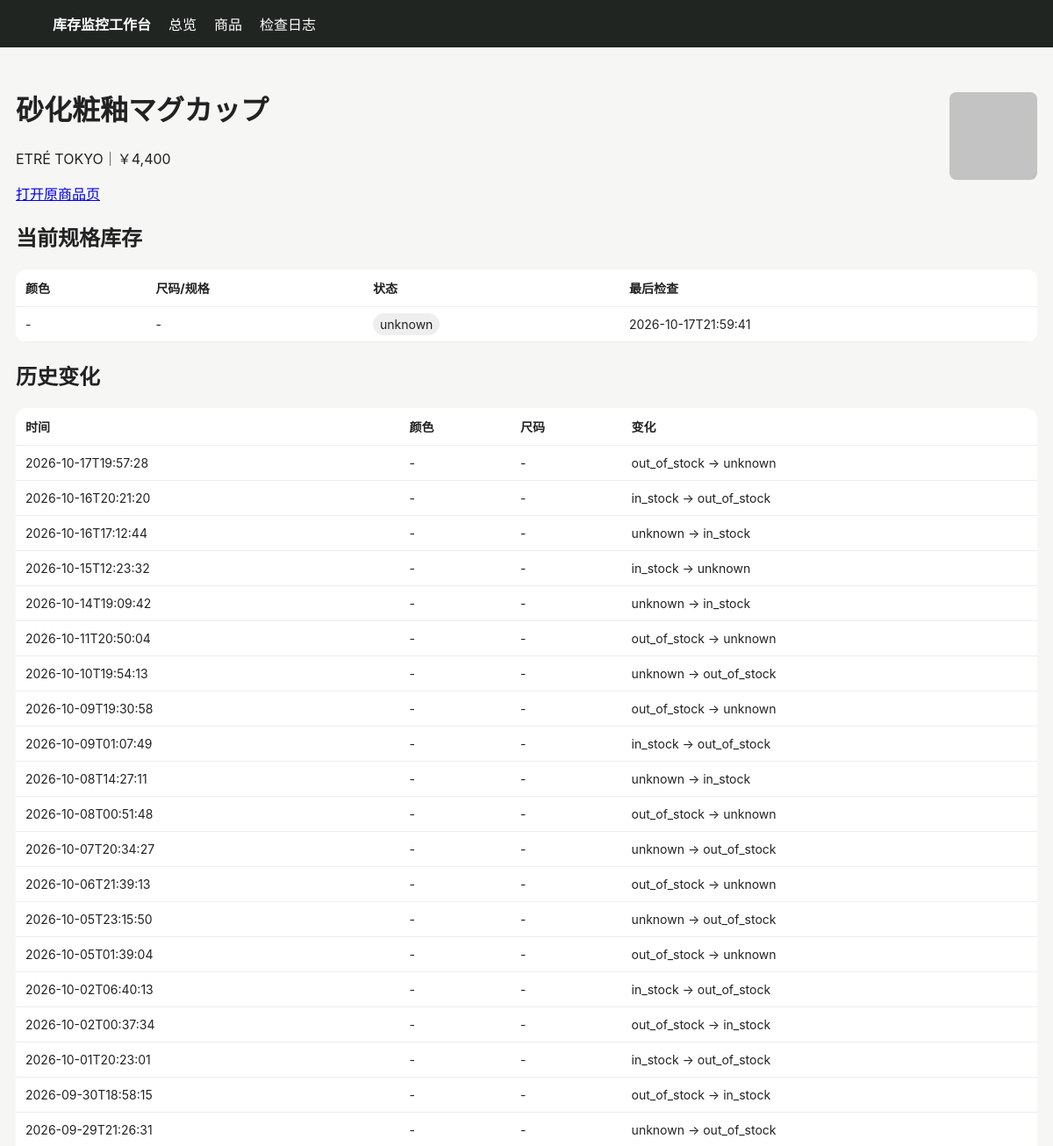
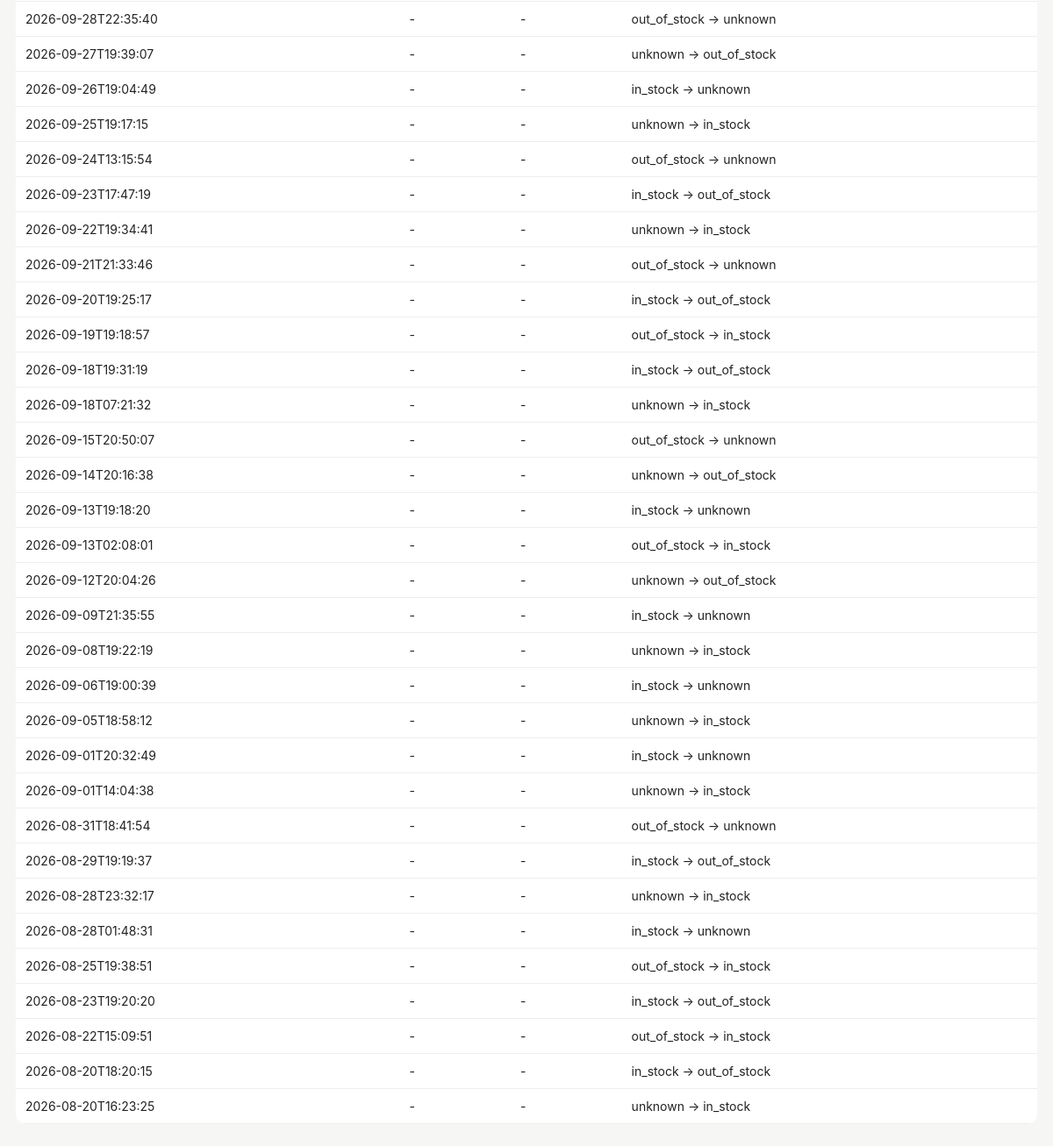
The app's page /product/530 with its own data (2 pictures, top to bottom).
### tables this page shows
CREATE TABLE products (
 id INTEGER PRIMARY KEY AUTOINCREMENT,
 site TEXT NOT NULL,
 url TEXT NOT NULL UNIQUE,
 name TEXT NOT NULL,
 price TEXT,
 image_url TEXT,
 first_seen TEXT NOT NULL,
 last_seen TEXT NOT NULL
);

CREATE TABLE variants (
 id INTEGER PRIMARY KEY AUTOINCREMENT,
 product_id INTEGER NOT NULL,
 color TEXT NOT NULL DEFAULT '',
 size TEXT NOT NULL DEFAULT '',
 status TEXT NOT NULL,
 last_checked TEXT NOT NULL,
 UNIQUE(product_id, color, size)
);

CREATE TABLE changes (
 id INTEGER PRIMARY KEY AUTOINCREMENT,
 product_id INTEGER NOT NULL,
 color TEXT NOT NULL DEFAULT '',
 size TEXT NOT NULL DEFAULT '',
 old_status TEXT NOT NULL,
 new_status TEXT NOT NULL,
 detected_at TEXT NOT NULL
);

### app/main.py (the view)
@app.get("/product/{pid}")
def product(request: Request, pid: int):
    with conn() as c:
        p=c.execute("SELECT * FROM products WHERE id=?",(pid,)).fetchone()
        vs=c.execute("SELECT * FROM variants WHERE product_id=? ORDER BY color,size",(pid,)).fetchall()
        cs=c.execute("SELECT * FROM changes WHERE product_id=? ORDER BY detected_at DESC",(pid,)).fetchall()
    return templates.TemplateResponse("product.html", {"request":request,"p":p,"variants":vs,"changes":cs})

### app/templates/product.html
{% extends "base.html" %}{% block content %}<div class="top"><div><h1>{{p.name}}</h1><p>{{p.site}}｜{{p.price}}</p><a href="{{p.url}}" target="_blank">打开原商品页</a></div>{% if p.image_url %}<img class="thumb" style="width:100px;height:100px" src="{{p.image_url}}">{% endif %}</div>
<h2>当前规格库存</h2><table><tr><th>颜色</th><th>尺码/规格</th><th>状态</th><th>最后检查</th></tr>{% for v in variants %}<tr><td>{{v.color or "-"}}</td><td>{{v.size or "-"}}</td><td><span class="badge {{v.status}}">{{v.status}}</span></td><td>{{v.last_checked}}</td></tr>{% endfor %}</table>
<h2>历史变化</h2><table><tr><th>时间</th><th>颜色</th><th>尺码</th><th>变化</th></tr>{% for c in changes %}<tr><td>{{c.detected_at}}</td><td>{{c.color or "-"}}</td><td>{{c.size or "-"}}</td><td>{{c.old_status}} → {{c.new_status}}</td></tr>{% endfor %}</table>{% endblock %}

### app/templates/base.html (style rules this page uses)
body { font-family:-apple-system,BlinkMacSystemFont,"Segoe UI",sans-serif;background:#f6f6f4;color:#222;margin:0 }
table { width:100%;border-collapse:collapse;background:#fff;border-radius:12px;overflow:hidden }
th,td { padding:11px;border-bottom:1px solid #eee;text-align:left;font-size:14px }
.badge { padding:4px 8px;border-radius:999px;background:#eee }
.unknown { background:#eee }
img.thumb { width:52px;height:52px;object-fit:cover;border-radius:8px }
.top { display:flex;justify-content:space-between;align-items:center;margin-bottom:18px }

### records on screen
products: name "砂化粧釉マグカップ", site "ETRÉ TOKYO", price "￥4,400", image_url (picture)
variants: color "-", size "-", status "unknown", last_checked "2026-10-17T21:59:41"
changes: detected_at "2026-10-16T20:21:20", color "-", size "-", old_status "in_stock", new_status "out_of_stock", detected_at "2026-10-09T01:07:49", detected_at "2026-10-02T06:40:13", detected_at "2026-10-02T00:37:34", old_status "out_of_stock", new_status "in_stock", detected_at "2026-10-01T20:23:01", detected_at "2026-09-30T18:58:15", detected_at "2026-08-20T18:20:15"
changes: detected_at "2026-10-16T17:12:44", color "-", size "-", old_status "unknown", new_status "in_stock", detected_at "2026-10-15T12:23:32", old_status "in_stock", new_status "unknown", detected_at "2026-10-14T19:09:42", detected_at "2026-10-08T14:27:11", detected_at "2026-08-20T16:23:25"
changes: detected_at "2026-09-27T19:39:07", color "-", size "-", old_status "unknown", new_status "out_of_stock"
changes: detected_at "2026-09-26T19:04:49", color "-", size "-", old_status "in_stock", new_status "unknown"
changes: detected_at "2026-09-25T19:17:15", color "-", size "-", old_status "unknown", new_status "in_stock"
changes: detected_at "2026-09-24T13:15:54", color "-", size "-", old_status "out_of_stock", new_status "unknown"
changes: detected_at "2026-09-23T17:47:19", color "-", size "-", old_status "in_stock", new_status "out_of_stock"
changes: detected_at "2026-09-22T19:34:41", color "-", size "-", old_status "unknown", new_status "in_stock"
changes: detected_at "2026-09-21T21:33:46", color "-", size "-", old_status "out_of_stock", new_status "unknown"
changes: detected_at "2026-09-20T19:25:17", color "-", size "-", old_status "in_stock", new_status "out_of_stock"
changes: detected_at "2026-09-19T19:18:57", color "-", size "-", old_status "out_of_stock", new_status "in_stock"
changes: detected_at "2026-09-18T19:31:19", color "-", size "-", old_status "in_stock", new_status "out_of_stock"
changes: detected_at "2026-09-18T07:21:32", color "-", size "-", old_status "unknown", new_status "in_stock"
changes: detected_at "2026-09-15T20:50:07", color "-", size "-", old_status "out_of_stock", new_status "unknown"
changes: detected_at "2026-09-14T20:16:38", color "-", size "-", old_status "unknown", new_status "out_of_stock"
changes: detected_at "2026-09-13T19:18:20", color "-", size "-", old_status "in_stock", new_status "unknown"
changes: detected_at "2026-09-13T02:08:01", color "-", size "-", old_status "out_of_stock", new_status "in_stock"
changes: detected_at "2026-09-12T20:04:26", color "-", size "-", old_status "unknown", new_status "out_of_stock"
changes: detected_at "2026-09-09T21:35:55", color "-", size "-", old_status "in_stock", new_status "unknown"
changes: detected_at "2026-09-08T19:22:19", color "-", size "-", old_status "unknown", new_status "in_stock"
changes: detected_at "2026-09-06T19:00:39", color "-", size "-", old_status "in_stock", new_status "unknown"
changes: detected_at "2026-09-05T18:58:12", color "-", size "-", old_status "unknown", new_status "in_stock"
changes: detected_at "2026-09-01T20:32:49", color "-", size "-", old_status "in_stock", new_status "unknown"
changes: detected_at "2026-09-01T14:04:38", color "-", size "-", old_status "unknown", new_status "in_stock"
changes: detected_at "2026-08-31T18:41:54", color "-", size "-", old_status "out_of_stock", new_status "unknown"
changes: detected_at "2026-08-29T19:19:37", color "-", size "-", old_status "in_stock", new_status "out_of_stock"
changes: detected_at "2026-08-28T23:32:17", color "-", size "-", old_status "unknown", new_status "in_stock"
changes: detected_at "2026-08-28T01:48:31", color "-", size "-", old_status "in_stock", new_status "unknown"
changes: detected_at "2026-08-25T19:38:51", color "-", size "-", old_status "out_of_stock", new_status "in_stock"
changes: detected_at "2026-08-23T19:20:20", color "-", size "-", old_status "in_stock", new_status "out_of_stock"
changes: detected_at "2026-08-22T15:09:51", color "-", size "-", old_status "out_of_stock", new_status "in_stock"

### other values on screen
{{ c.detected_at }} "2026-10-17T19:57:28" "2026-10-11T20:50:04" "2026-10-10T19:54:13" "2026-10-09T19:30:58" "2026-10-08T00:51:48" "2026-10-07T20:34:27" "2026-10-06T21:39:13" "2026-10-05T23:15:50" "2026-10-05T01:39:04" "2026-09-29T21:26:31" "2026-09-28T22:35:40"
{{ c.color or "-" }} "-" "-" "-" "-" "-" "-" "-" "-" "-" "-" "-"
{{ c.size or "-" }} "-" "-" "-" "-" "-" "-" "-" "-" "-" "-" "-"
{{ c.old_status }} "out_of_stock" "out_of_stock" "unknown" "out_of_stock" "out_of_stock" "unknown" "out_of_stock" "unknown" "out_of_stock" "unknown" "out_of_stock"
{{ c.new_status }} "unknown" "unknown" "out_of_stock" "unknown" "unknown" "out_of_stock" "unknown" "out_of_stock" "unknown" "out_of_stock" "unknown"
